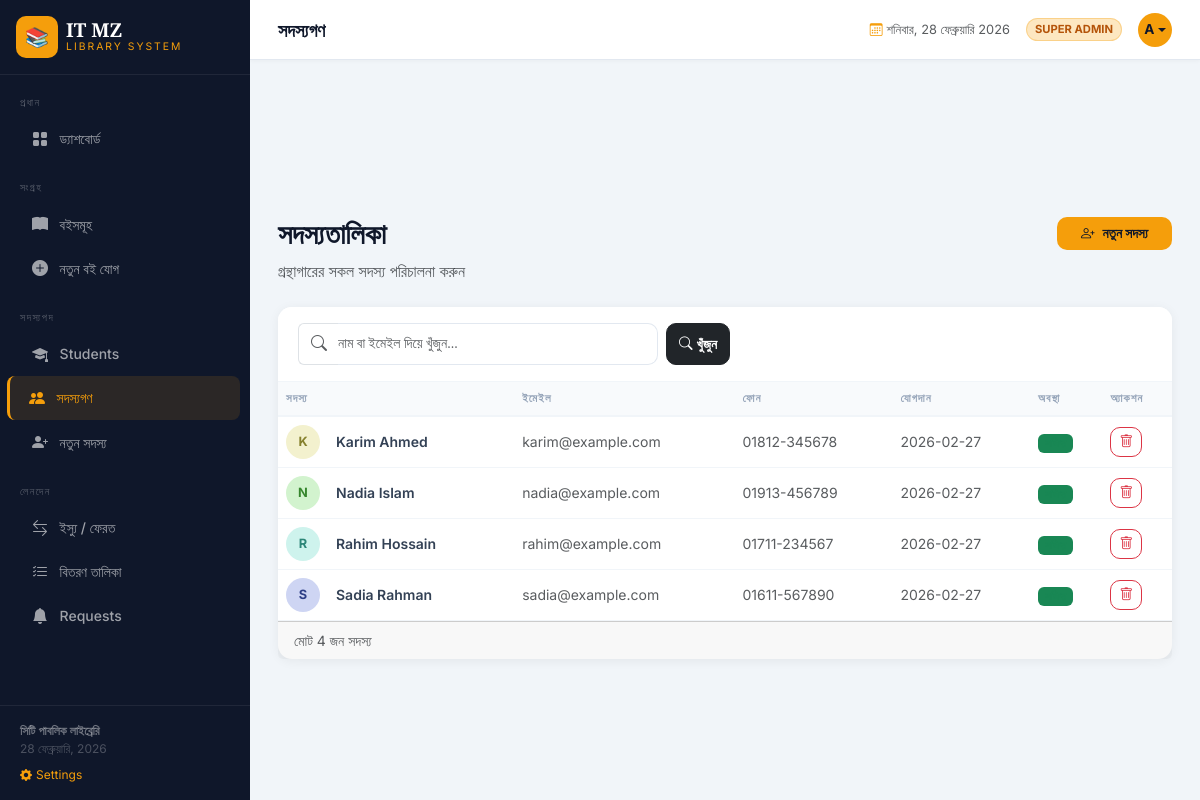
/members (signed in), run on the app's committed database.
### tables this page shows
CREATE TABLE settings (
        key TEXT PRIMARY KEY,
        value TEXT
    );

CREATE TABLE members (
        id INTEGER PRIMARY KEY AUTOINCREMENT,
        name TEXT NOT NULL, email TEXT UNIQUE NOT NULL, phone TEXT,
        join_date TEXT DEFAULT CURRENT_TIMESTAMP, active INTEGER DEFAULT 1
    );

### app.py (the view)
@app.route('/members')
@admin_required
def members():
    search = request.args.get('search', '')
    conn = get_db()
    if search:
        ml = conn.execute('SELECT * FROM members WHERE name LIKE ? OR email LIKE ? ORDER BY name',
                          (f'%{search}%', f'%{search}%')).fetchall()
    else:
        ml = conn.execute('SELECT * FROM members ORDER BY name').fetchall()
    conn.close()
    return render_template('members.html', members=ml, search=search)

### app.py (called while the page is built)
def admin_required(f):
    @wraps(f)
    def decorated(*args, **kwargs):
        if not session.get('logged_in'):
            flash('এই পেজটি দেখতে লগইন করুন।', 'info')
            return redirect(url_for('login', next=request.path))
        if not session.get('is_admin'):
            flash('এই কাজটি করার অনুমতি আপনার নেই।', 'error')
            return redirect(url_for('books'))
        return f(*args, **kwargs)
    return decorated

def get_db():
    conn = sqlite3.connect(DB_PATH)
    conn.row_factory = sqlite3.Row
    return conn

def get_settings():
    conn = get_db()
    rows = conn.execute('SELECT key, value FROM settings').fetchall()
    conn.close()
    return {row['key']: row['value'] for row in rows}

@app.context_processor
def inject_settings():
    return dict(site=get_settings())

### templates/members.html (shortened to what this page needs)
{% extends 'base.html' %}
{% block topbar_title %}সদস্যগণ{% endblock %}
{% block content %}
<div class="d-flex justify-content-between align-items-start mb-4 page-header">
    <div><h1>সদস্যতালিকা</h1><p class="text-muted mb-0">গ্রন্থাগারের সকল সদস্য পরিচালনা করুন</p></div>
    <a href="{{ url_for('add_member') }}" class="btn btn-gold px-4"><i class="bi bi-person-plus me-2"></i>নতুন সদস্য</a>
</div>
<div class="card content-card">
    <div class="card-header">
        <form method="GET" class="d-flex gap-2">
            <div class="input-group" style="max-width:360px">
                <span class="input-group-text bg-white border-end-0"><i class="bi bi-search text-muted"></i></span>
                <input type="text" name="search" class="form-control border-start-0 ps-0" placeholder="নাম বা ইমেইল দিয়ে খুঁজুন..." value="{{ search }}">
            </div>
            <button type="submit" class="btn btn-dark"><i class="bi bi-search me-1"></i>খুঁজুন</button>
        </form>
    </div>
    <div class="card-body p-0">
        <div class="table-responsive">
            <table class="table mb-0">
                <thead><tr><th>সদস্য</th><th>ইমেইল</th><th>ফোন</th><th>যোগদান</th><th>অবস্থা</th><th>অ্যাকশন</th></tr></thead>
                <tbody>
                    {% for m in members %}
                    <tr>
                        <td>
                            <div class="d-flex align-items-center gap-3">
                                <div class="member-av" style="background:hsl({{ loop.index * 57 }},60%,88%);color:hsl({{ loop.index * 57 }},50%,35%)">{{ m.name[0].upper() }}</div>
                                <span class="fw-semibold">{{ m.name }}</span>
                            </div>
                        </td>
                        <td class="text-muted small">{{ m.email }}</td>
                        <td class="text-muted small">{{ m.phone or '—' }}</td>
                        <td class="text-muted small">{{ m.join_date[:10] }}</td>
                        <td>
                            {% if m.active %}
                            <span class="badge bg-success bg-opacity-15 text-success">সক্রিয়</span>
                            {% else %}
                            <span class="badge bg-danger bg-opacity-15 text-danger">নিষ্ক্রিয়</span>
                            {% endif %}
                        </td>
                        <td>
                            <form method="POST" action="{{ url_for('delete_member', member_id=m.id) }}" onsubmit="return confirm('এই সদস্যকে মুছে ফেলবেন?')">
                                <button type="submit" class="btn btn-sm btn-outline-danger"><i class="bi bi-trash"></i></button>
                            </form>
                        </td>
                    </tr>
                    {% else %}
                    <tr><td colspan="6" class="text-center py-5 text-muted"><i class="bi bi-people" style="font-size:2rem;opacity:.2;display:block;margin-bottom:.5rem"></i>কোনো সদস্য পাওয়া যায়নি</td></tr>
                    {% endfor %}
                </tbody>
            </table>
        </div>
    </div>
    <div class="card-footer text-muted small">মোট {{ members|length }} জন সদস্য</div>
</div>
{% endblock %}

### templates/base.html (shortened to what this page needs)
<!DOCTYPE html>
<html lang="bn">
<head>
    <link href="https://cdnjs.cloudflare.com/ajax/libs/bootstrap/5.3.2/css/bootstrap.min.css" rel="stylesheet">
    <link href="https://cdnjs.cloudflare.com/ajax/libs/bootstrap-icons/1.11.3/font/bootstrap-icons.min.css" rel="stylesheet">
</head>
<body>
<nav id="sidebar">
    <div class="sidebar-brand d-flex align-items-center gap-2 p-3 border-bottom" style="border-color:rgba(255,255,255,.07)!important">
        <div class="brand-icon" style="overflow:hidden">
            {% if site.logo_type == 'image' %}
            <img src="{{ site.library_logo }}" style="width:100%;height:100%;object-fit:cover;border-radius:10px" alt="logo">
            {% else %}
            {{ site.library_logo }}
            {% endif %}
        </div>
        <div>
            <div class="brand-name">{{ site.library_name }}</div>
            <div class="brand-sub">{{ site.library_tagline }}</div>
        </div>
    </div>
    <div class="sidebar-nav flex-grow-1 py-2">
        <div class="nav-section">প্রধান</div>
        {% if session.get("is_admin") %}
        <a href="{{ url_for('dashboard') }}" class="nav-link {% if request.endpoint=='dashboard' %}active{% endif %}"><i class="bi bi-grid-fill"></i> ড্যাশবোর্ড</a>
        {% endif %}
        <div class="nav-section mt-2">সংগ্রহ</div>
        <a href="{{ url_for('books') }}" class="nav-link {% if request.endpoint=='books' %}active{% endif %}"><i class="bi bi-book-fill"></i> বইসমূহ</a>
        {% if session.get("is_admin") %}
        <a href="{{ url_for('add_book') }}" class="nav-link {% if request.endpoint=='add_book' %}active{% endif %}"><i class="bi bi-plus-circle-fill"></i> নতুন বই যোগ</a>
        <div class="nav-section mt-2">সদস্যপদ</div>
        <a href="{{ url_for('students') }}" class="nav-link {% if request.endpoint=='students' %}active{% endif %}"><i class="bi bi-mortarboard-fill"></i> Students</a>
        <a href="{{ url_for('members') }}" class="nav-link {% if request.endpoint=='members' %}active{% endif %}"><i class="bi bi-people-fill"></i> সদস্যগণ</a>
        <a href="{{ url_for('add_member') }}" class="nav-link {% if request.endpoint=='add_member' %}active{% endif %}"><i class="bi bi-person-plus-fill"></i> নতুন সদস্য</a>
        <div class="nav-section mt-2">লেনদেন</div>
        <a href="{{ url_for('borrow') }}" class="nav-link {% if request.endpoint=='borrow' %}active{% endif %}"><i class="bi bi-arrow-left-right"></i> ইস্যু / ফেরত</a>
        <a href="{{ url_for('issued_books') }}" class="nav-link {% if request.endpoint=='issued_books' %}active{% endif %}"><i class="bi bi-list-check"></i> বিতরণ তালিকা</a>
        <a href="{{ url_for('requests_list') }}" class="nav-link {% if request.endpoint=='requests_list' %}active{% endif %}"><i class="bi bi-bell-fill"></i> Requests</a>
        {% endif %}
    </div>
    <div class="sidebar-footer">
    <div class="fw-semibold" style="color:rgba(255,255,255,.4)">{{ site.library_footer }}</div>
    <div id="sidebar-date"></div>
    {% if session.get('is_super') %}
    <a href="{{ url_for('settings') }}" class="d-block mt-2" style="color:var(--gold);font-size:.75rem;text-decoration:none">
        <i class="bi bi-gear-fill me-1"></i>Settings
    </a>
    {% endif %}
</div>
</nav>
<div id="main">
    <div class="topbar">
        <div class="topbar-title">{% block topbar_title %}{% endblock %}</div>
        <div class="d-flex align-items-center gap-3">
            <span class="text-muted d-none d-md-inline" style="font-size:.8rem">
                <i class="bi bi-calendar3 me-1" style="color:var(--gold)"></i><span id="live-date"></span>
            </span>
            {% if session.get("is_admin") %}
                {% if session.get("is_super") %}
                <span class="admin-badge" style="background:rgba(245,158,11,.25);color:#b45309">SUPER ADMIN</span>
                {% else %}
                <span class="admin-badge">ADMIN</span>
                {% endif %}
                <div class="dropdown">
                    <button class="topbar-av border-0 dropdown-toggle" style="cursor:pointer"
                            data-bs-toggle="dropdown" aria-expanded="false">
                        {{ session.get("username", "A")[0].upper() }}
                    </button>
                </div>
            {% endif %}
        </div>
    </div>
    <div class="page-body pb-0 pt-3">
    </div>
    <div class="page-body">{% block content %}{% endblock %}</div>
</div>
</body>
</html>

### templates/base.html (style rules this page uses)
:root { --sidebar-bg:#0f172a; --sidebar-w:250px; --gold:#f59e0b; --gold-light:#fcd34d; }
body { font-family:'Inter',sans-serif; background:#f1f5f9; }
#sidebar { width:var(--sidebar-w); min-height:100vh; background:var(--sidebar-bg); position:fixed; top:0; left:0; display:flex; flex-direction:column; z-index:1000; }
.brand-icon { width:42px;height:42px;background:var(--gold);border-radius:10px;display:inline-flex;align-items:center;justify-content:center;font-size:1.2rem;color:#0f172a;font-weight:800; }
.brand-name { font-family:'Playfair Display',serif;font-size:1.2rem;font-weight:700;color:#fff;line-height:1; }
.brand-sub { font-size:.65rem;letter-spacing:2px;text-transform:uppercase;color:var(--gold); }
.nav-section { font-size:.65rem;letter-spacing:1.5px;text-transform:uppercase;color:rgba(255,255,255,.3);padding:.75rem 1.25rem .35rem; }
.sidebar-nav .nav-link { color:rgba(255,255,255,.6);padding:.6rem 1.25rem;border-radius:8px;margin:1px 10px;font-size:.875rem;font-weight:500;display:flex;align-items:center;gap:.6rem;transition:all .15s; }
.sidebar-nav .nav-link i { font-size:1rem;width:20px;text-align:center; }
.sidebar-nav .nav-link.active { color:var(--gold);background:rgba(245,158,11,.12);border-left:3px solid var(--gold);margin-left:7px;padding-left:calc(1.25rem - 3px); }
#main { margin-left:var(--sidebar-w);min-height:100vh;display:flex;flex-direction:column; }
.topbar { background:#fff;height:60px;padding:0 1.75rem;display:flex;align-items:center;justify-content:space-between;border-bottom:1px solid #e2e8f0;position:sticky;top:0;z-index:999;box-shadow:0 1px 4px rgba(0,0,0,.04); }
.topbar-title { font-family:'Playfair Display',serif;font-size:1.15rem;font-weight:700;color:#0f172a; }
.topbar-av { width:34px;height:34px;background:var(--gold);border-radius:50%;display:flex;align-items:center;justify-content:center;font-weight:700;font-size:.85rem;color:#0f172a; }
.page-body { padding:1.75rem;flex:1; }
.content-card { border:none;border-radius:14px;box-shadow:0 2px 12px rgba(0,0,0,.06); }
.content-card .card-header { background:#fff;border-bottom:1px solid #f1f5f9;border-radius:14px 14px 0 0!important;padding:1rem 1.25rem;font-family:'Playfair Display',serif;font-weight:700;font-size:1rem;color:#0f172a; }
.table th { font-size:.7rem;letter-spacing:1px;text-transform:uppercase;color:#94a3b8;font-weight:600;border-bottom:2px solid #f1f5f9;background:#f8fafc; }
.table td { vertical-align:middle;font-size:.875rem;border-bottom:1px solid #f1f5f9;color:#334155; }
.form-control,.form-select { border:1.5px solid #e2e8f0;border-radius:10px;font-size:.875rem;padding:.6rem .875rem; }
.btn { font-weight:600;font-size:.85rem;border-radius:10px; }
.btn-gold { background:var(--gold);color:#0f172a;border:none; }
.page-header h1 { font-family:'Playfair Display',serif;font-size:1.75rem;font-weight:900;color:#0f172a; }
.badge { font-weight:600;font-size:.7rem; }
.member-av { width:34px;height:34px;border-radius:50%;display:flex;align-items:center;justify-content:center;font-weight:700;font-size:.8rem; }
.sidebar-footer { margin-top:auto;padding:1rem 1.25rem;border-top:1px solid rgba(255,255,255,.07);font-size:.75rem;color:rgba(255,255,255,.25); }
.admin-badge { background:rgba(245,158,11,.15);color:var(--gold);border:1px solid rgba(245,158,11,.3);font-size:.7rem;font-weight:700;padding:2px 8px;border-radius:20px; }

### data on the page
settings: library_name "IT MZ"
settings: library_tagline "LIBRARY SYSTEM"
settings: library_footer "সিটি পাবলিক লাইব্রেরি"
members: name "K", name "Karim Ahmed", email "karim@example.com", phone "01812-345678", join_date "2026-02-27"
members: name "N", name "Nadia Islam", email "nadia@example.com", phone "01913-456789", join_date "2026-02-27"
members: name "R", name "Rahim Hossain", email "rahim@example.com", phone "01711-234567", join_date "2026-02-27"
members: name "S", name "Sadia Rahman", email "sadia@example.com", phone "01611-567890", join_date "2026-02-27"

### other printed values
{{ site.library_logo }} "📚"
{{ session.get("username", "A")[0].upper() }} "A"
{{ members|length }} "4"
